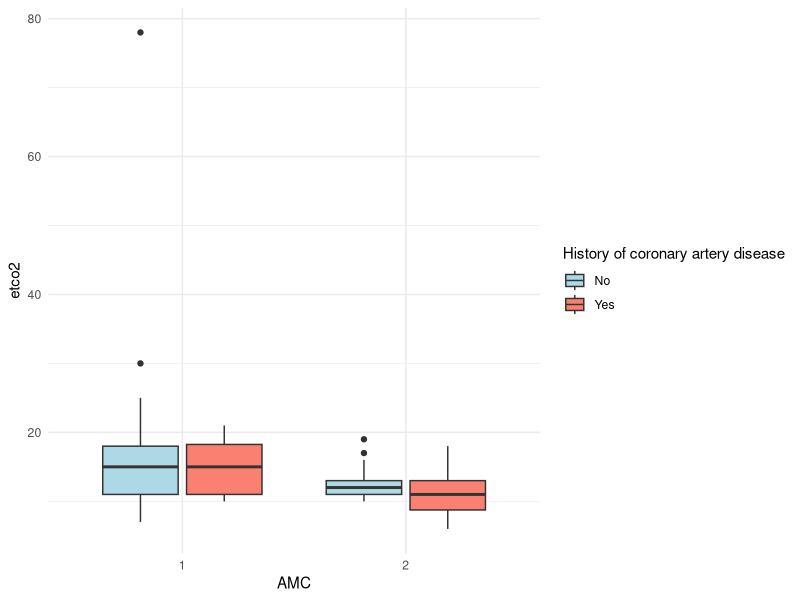
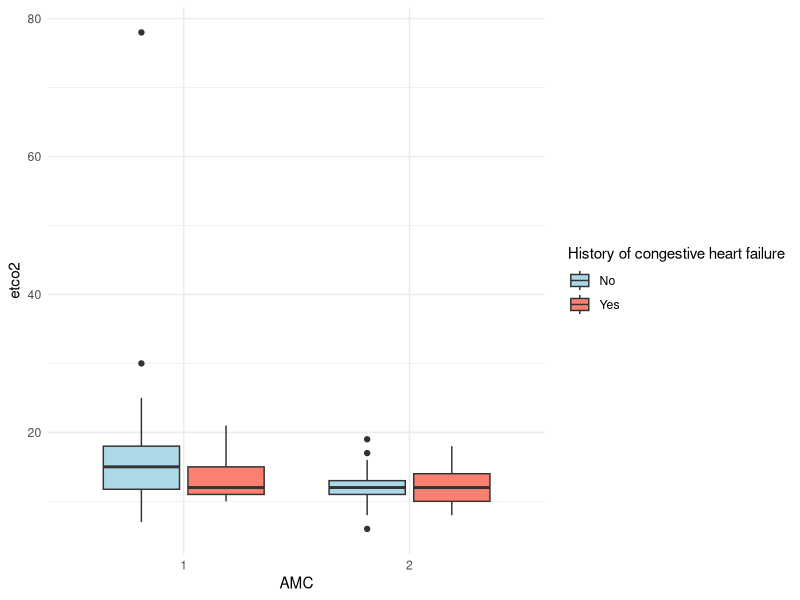
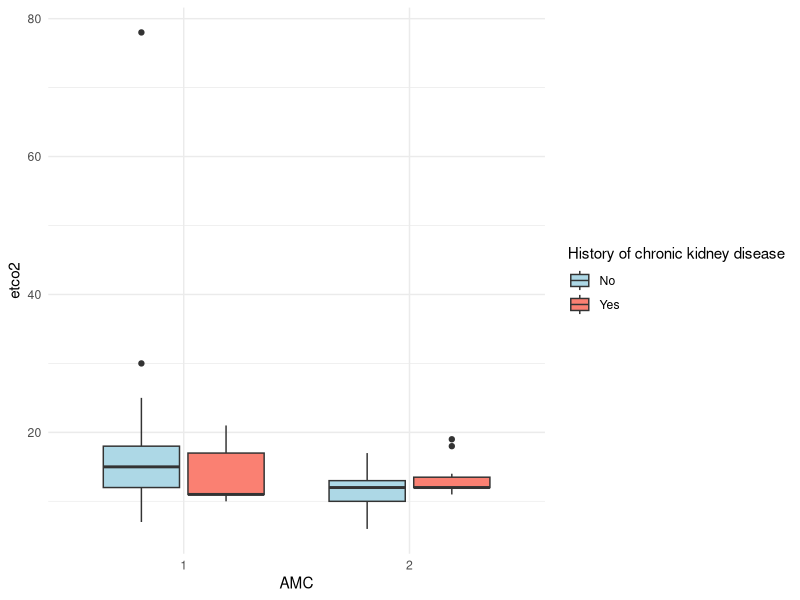
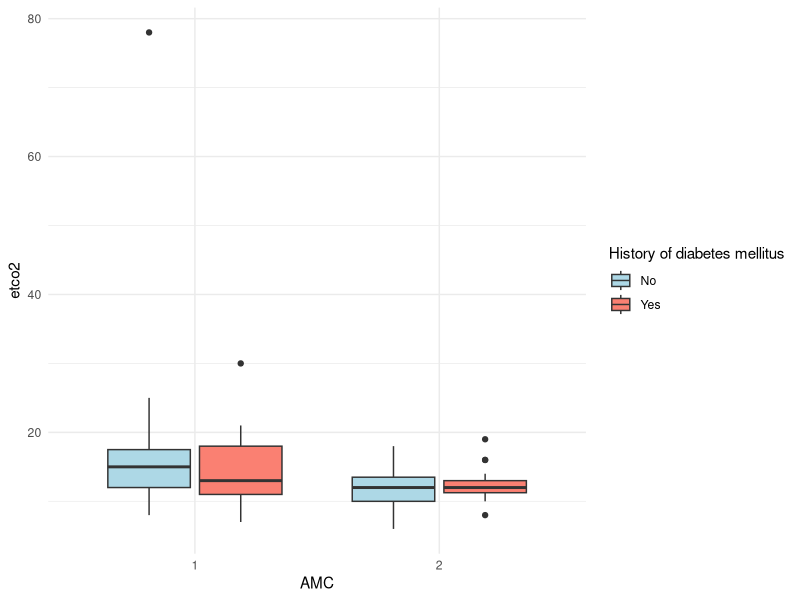
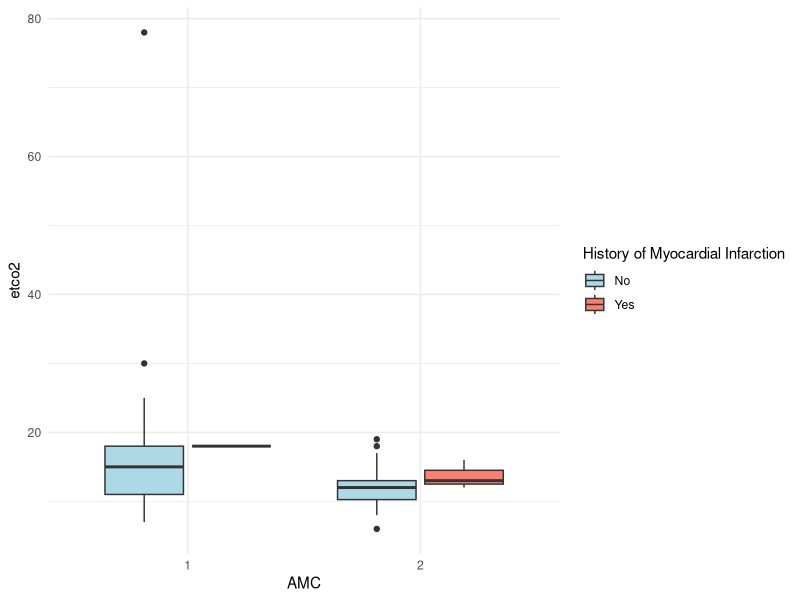

The R script that drew these images, in order: (Note: this script raises an error after producing the figures.)
## ---- chunk 1
knitr::opts_chunk$set(echo = TRUE)
## ---- chunk 2
library(readxl)
data <- read_excel("cardiac_arrests.xlsx")
data[data==9999] <- NA
head(data)
data <- na.omit(data)
## ---- chunk 3
library(ggplot2)
## ---- chunk 4
ggplot(data, aes(x = as.factor(amc), y = etco2, fill = as.factor(hist1))) +
  geom_boxplot() +
  labs(x = "AMC", y = "etco2", fill = "History of coronary artery disease") +
  scale_fill_manual(
    values = c("lightblue", "salmon"), 
    labels = c("No", "Yes")  # Change legend labels from 0/1 to "No"/"Yes"
  ) +
  theme_minimal()
## ---- chunk 5
ggplot(data, aes(x = as.factor(amc), y = etco2, fill = as.factor(hist2))) +
  geom_boxplot() +
  labs(x = "AMC", y = "etco2", fill = "History of congestive heart failure") +
  scale_fill_manual(
    values = c("lightblue", "salmon"), 
    labels = c("No", "Yes")  # Change legend labels from 0/1 to "No"/"Yes"
  ) +
  theme_minimal()
## ---- chunk 6
ggplot(data, aes(x = as.factor(amc), y = etco2, fill = as.factor(hist3))) +
  geom_boxplot() +
  labs(x = "AMC", y = "etco2", fill = "History of chronic kidney disease") +
  scale_fill_manual(
    values = c("lightblue", "salmon"), 
    labels = c("No", "Yes")  # Change legend labels from 0/1 to "No"/"Yes"
  ) +
  theme_minimal()
## ---- chunk 7
ggplot(data, aes(x = as.factor(amc), y = etco2, fill = as.factor(hist4))) +
  geom_boxplot() +
  labs(x = "AMC", y = "etco2", fill = "History of diabetes mellitus") +
  scale_fill_manual(
    values = c("lightblue", "salmon"), 
    labels = c("No", "Yes")  # Change legend labels from 0/1 to "No"/"Yes"
  ) +
  theme_minimal()
## ---- chunk 8
ggplot(data, aes(x = as.factor(amc), y = etco2, fill = as.factor(hist5))) +
  geom_boxplot() +
  labs(x = "AMC", y = "etco2", fill = "History of Myocardial Infarction") +
  scale_fill_manual(
    values = c("lightblue", "salmon"),  # Optional: Customize colors
    labels = c("No", "Yes")  # Change legend labels from 0/1 to "No"/"Yes"
  ) +
  theme_minimal()

## ---- chunk 9
ggplot(mtcars, aes(x = amc, y = etco2)) +
  geom_violin() +
  labs(x = "Number of Cylinders", y = "Miles per Gallon") +
  theme_minimal()
